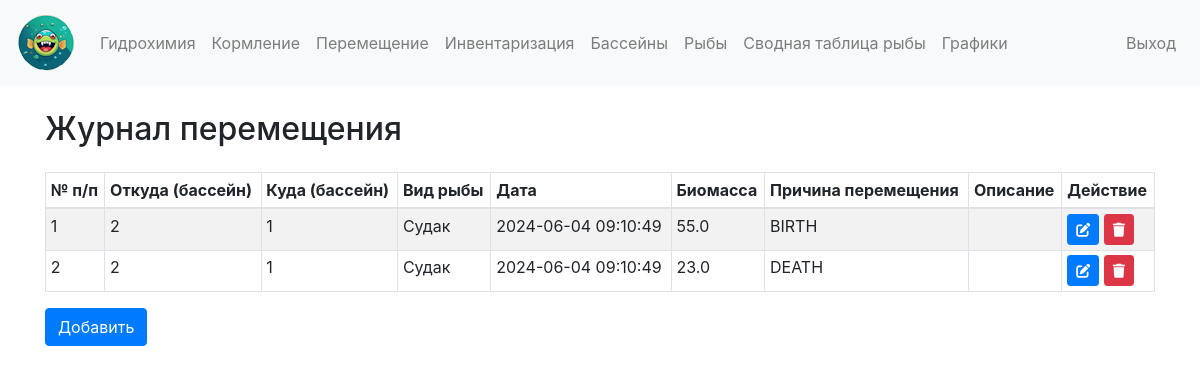
/movement (signed in), run on the app's committed database.
### app/models.py (models this page shows)
class FishMovement(db.Model):
    id = db.Column(db.Integer, primary_key=True)
    pool_id_from = db.Column(db.Integer, db.ForeignKey('pool.id'), nullable=True)
    pool_id_to = db.Column(db.Integer, db.ForeignKey('pool.id'), nullable=True)
    fish_type_id = db.Column(db.Integer, db.ForeignKey('fish_type.id'), nullable=False)
    movement_date = db.Column(db.Integer, nullable=False)
    fish_biomass = db.Column(db.Float, nullable=False)
    movement_reason = db.Column(db.Text, nullable=True)
    movement_desc = db.Column(db.Text, nullable=True)
    pool_from = db.relationship('Pool', foreign_keys=[pool_id_from], backref=db.backref('movements_from', lazy=True))
    pool_to = db.relationship('Pool', foreign_keys=[pool_id_to], backref=db.backref('movements_to', lazy=True))
    fish_type = db.relationship('FishType', backref=db.backref('movements', lazy=True))

class Pool(db.Model):
    id = db.Column(db.Integer, primary_key=True)
    name = db.Column(db.String(100), nullable=False)

class FishType(db.Model):
    id = db.Column(db.Integer, primary_key=True)
    name = db.Column(db.String(100), nullable=False)

### app/app.py (the view)
@app.route('/movement')
@login_required
def movement():
    movements = FishMovement.query.all()
    return render_template('movement.html', movements=movements)

### app/app.py (called while the page is built)
@login_manager.user_loader
def load_user(user_id):
    return User.query.get(int(user_id))

@app.template_filter('datetimeformat')
def datetimeformat(value, format='%Y-%m-%d %H:%M:%S'):
    return datetime.fromtimestamp(value).strftime(format)

### app/templates/movement.html
{% extends "base.html" %}
{% block content %}
<h2>Журнал перемещения</h2>
<table class="table table-compact table-striped table-bordered mt-4">
    <thead>
        <tr>
            <th>№ п/п</th>
            <th>Откуда (бассейн)</th>
            <th>Куда (бассейн)</th>
            <th>Вид рыбы</th>
            <th>Дата</th>
            <th>Биомасса</th>
            <th>Причина перемещения</th>
            <th>Описание</th>
            <th>Действие</th>
        </tr>
    </thead>
    <tbody>
        {% for movement in movements %}
        <tr>
            <td>{{ movement.id }}</td>
            <td>{{ movement.pool_from.name if movement.pool_from else 'N/A' }}</td>
            <td>{{ movement.pool_to.name if movement.pool_to else 'N/A' }}</td>
            <td>{{ movement.fish_type.name }}</td>
            <td>{{ movement.movement_date | datetimeformat }}</td>
            <td>{{ movement.fish_biomass }}</td>
            <td>{{ movement.movement_reason }}</td>
            <td>{{ movement.movement_desc }}</td>
            <td>
                <a href="{{ url_for('edit_fish_movement', movement_id=movement.id) }}" class="btn btn-sm btn-primary"><i class="fas fa-edit"></i></a>
                <form action="{{ url_for('delete_fish_movement', movement_id=movement.id) }}" method="post" style="display:inline;">
                    <button type="submit" class="btn btn-sm btn-danger"><i class="fas fa-trash"></i></button>
                </form>
            </td>
        </tr>
        {% endfor %}
    </tbody>
</table>
<a href="{{ url_for('new_fish_movement') }}" class="btn btn-primary">Добавить</a>
{% endblock %}

### app/templates/base.html (style rules this page uses)
.table-compact th, .table-compact td { padding: 0.3rem; }

### data on the page
FishMovement: id "1", pool_from "2", pool_to "1", fish_type.name "Судак", movement_date "2024-06-04 09:10:49", fish_biomass "55.0", movement_reason "BIRTH"
FishMovement: id "2", pool_from "2", pool_to "1", fish_type.name "Судак", movement_date "2024-06-04 09:10:49", fish_biomass "23.0", movement_reason "DEATH"
